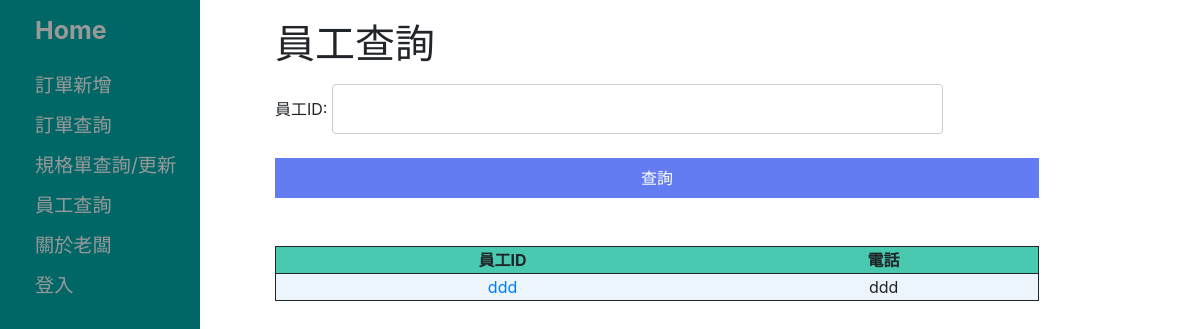
Before: /onlineOrderSystem/staff_search/ with the older database file.
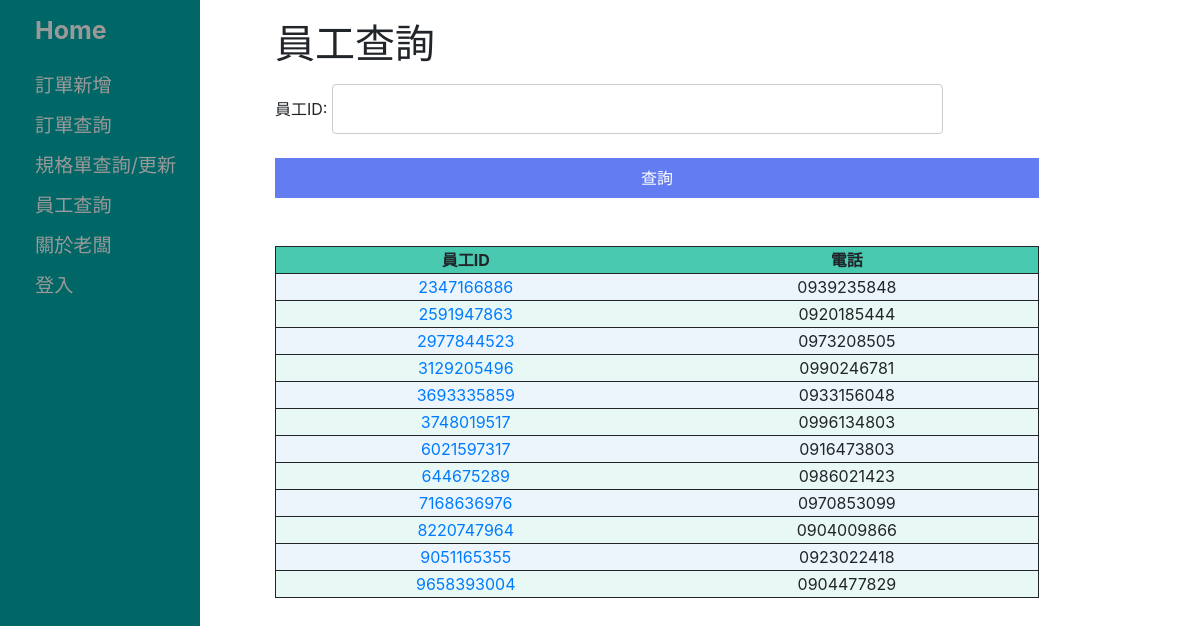
After: the same page with the newer database file.
### onlineOrderSystem/models.py (models this page shows, shortened)
class Staff(models.Model):
    account = models.CharField('帳號', max_length=20)
    password = models.CharField('密碼', max_length=20)
    gender = models.CharField('性別', max_length=6)
    birthdate = models.CharField('出生年月日', max_length=10, help_text='2020/12/12')
    id = models.AutoField(primary_key=True)
    address = models.CharField('地址', max_length=20)
    tel = models.CharField('電話', max_length=20)
    name = models.CharField('姓名', max_length=20)
    IDName = models.CharField('員工ID', max_length=10)
    ...
    class Meta:
        db_table = "員工"
        ordering = ['IDName']

### onlineOrderSystem/views.py (the view)
# urls.py: path('staff_search/', views.staff_search, name='staff_search'),
def staff_search(request):
    user_list = Staff.objects.all()
    user_filter = UserFilter(request.GET, queryset=user_list)
    return render(request, 'user_list.html', {'filter': user_filter})

### templates/user_list.html
{% extends 'base_generic.html' %}
{% block content %}
<h1>員工查詢</h1>
  <form method="get">
    {{ filter.form.as_p }}
    <button type="submit">查詢</button>
  </form>
 <br><br>
  <table class="col-md-12 score" style="text-align:center">
	<thead>
		<tr>
			<th>員工ID</th>
			<th>電話</th>
		</tr>
	</thead>
	<tbody>
  	{% for user in filter.qs %}
		<tr>
			<td><a href="/onlineOrderSystem/staff_search/{{user.id}}">{{ user.IDName }}</td>
			<td>{{ user.tel }}</td>
		</tr>
  	{% endfor %}
 	 </tbody>
  </table>
{% endblock %}

Changed rows visible on the page:
removed Staff: IDName "ddd", tel "ddd"
added Staff: IDName "2347166886", tel "0939235848"
added Staff: IDName "2591947863", tel "0920185444"
added Staff: IDName "2977844523", tel "0973208505"
added Staff: IDName "3129205496", tel "0990246781"
added Staff: IDName "3693335859", tel "0933156048"
added Staff: IDName "3748019517", tel "0996134803"
added Staff: IDName "6021597317", tel "0916473803"
added Staff: IDName "644675289", tel "0986021423"
added Staff: IDName "7168636976", tel "0970853099"
added Staff: IDName "8220747964", tel "0904009866"
added Staff: IDName "9051165355", tel "0923022418"
added Staff: IDName "9658393004", tel "0904477829"
